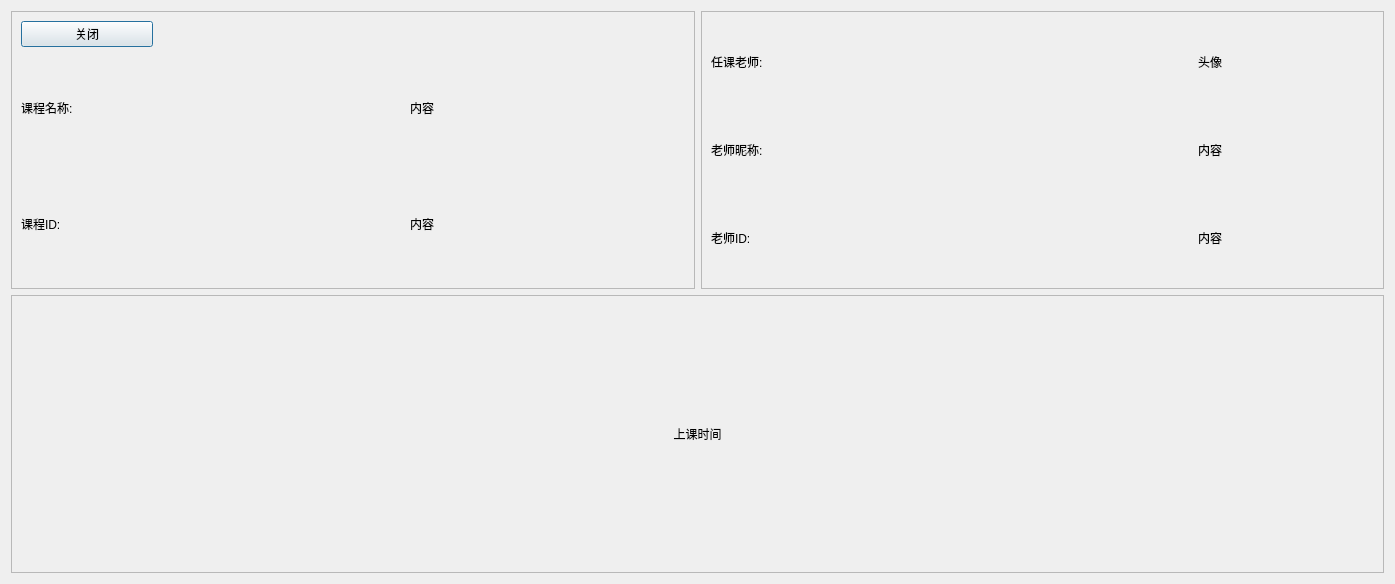
<?xml version="1.0" encoding="UTF-8"?>
<ui version="4.0">
 <class>zgnep_courseItemShow</class>
 <widget class="QDialog" name="zgnep_courseItemShow">
  <property name="geometry">
   <rect>
    <x>0</x>
    <y>0</y>
    <width>1395</width>
    <height>584</height>
   </rect>
  </property>
  <property name="windowTitle">
   <string>Dialog</string>
  </property>
  <layout class="QGridLayout" name="gridLayout">
   <item row="0" column="0">
    <widget class="QFrame" name="frame">
     <property name="frameShape">
      <enum>QFrame::StyledPanel</enum>
     </property>
     <property name="frameShadow">
      <enum>QFrame::Raised</enum>
     </property>
     <layout class="QGridLayout" name="gridLayout_3" rowstretch="0,0,0" columnstretch="1,4">
      <item row="2" column="1">
       <widget class="QLabel" name="labelCourseID">
        <property name="text">
         <string>内容</string>
        </property>
        <property name="alignment">
         <set>Qt::AlignCenter</set>
        </property>
       </widget>
      </item>
      <item row="2" column="0">
       <widget class="QLabel" name="label_2">
        <property name="text">
         <string>课程ID:</string>
        </property>
        <property name="alignment">
         <set>Qt::AlignLeading|Qt::AlignLeft|Qt::AlignVCenter</set>
        </property>
       </widget>
      </item>
      <item row="1" column="0">
       <widget class="QLabel" name="label">
        <property name="text">
         <string>课程名称:</string>
        </property>
        <property name="alignment">
         <set>Qt::AlignLeading|Qt::AlignLeft|Qt::AlignVCenter</set>
        </property>
       </widget>
      </item>
      <item row="1" column="1">
       <widget class="QLabel" name="labelCourseName">
        <property name="text">
         <string>内容</string>
        </property>
        <property name="alignment">
         <set>Qt::AlignCenter</set>
        </property>
       </widget>
      </item>
      <item row="0" column="0">
       <widget class="QPushButton" name="pushButton">
        <property name="text">
         <string>关闭</string>
        </property>
       </widget>
      </item>
     </layout>
    </widget>
   </item>
   <item row="2" column="0" colspan="2">
    <widget class="QFrame" name="frame_3">
     <property name="frameShape">
      <enum>QFrame::StyledPanel</enum>
     </property>
     <property name="frameShadow">
      <enum>QFrame::Raised</enum>
     </property>
     <layout class="QGridLayout" name="gridLayout_2">
      <item row="0" column="0">
       <widget class="QLabel" name="labelShowTime">
        <property name="text">
         <string>上课时间</string>
        </property>
        <property name="alignment">
         <set>Qt::AlignCenter</set>
        </property>
       </widget>
      </item>
     </layout>
    </widget>
   </item>
   <item row="0" column="1">
    <widget class="QFrame" name="frame_2">
     <property name="frameShape">
      <enum>QFrame::StyledPanel</enum>
     </property>
     <property name="frameShadow">
      <enum>QFrame::Raised</enum>
     </property>
     <layout class="QGridLayout" name="gridLayout_4" columnstretch="1,1">
      <item row="0" column="0">
       <widget class="QLabel" name="label_4">
        <property name="text">
         <string>任课老师:</string>
        </property>
       </widget>
      </item>
      <item row="2" column="1">
       <widget class="QLabel" name="labelTeacherID">
        <property name="text">
         <string>内容</string>
        </property>
        <property name="alignment">
         <set>Qt::AlignCenter</set>
        </property>
       </widget>
      </item>
      <item row="1" column="0">
       <widget class="QLabel" name="label_8">
        <property name="text">
         <string>老师昵称:</string>
        </property>
        <property name="alignment">
         <set>Qt::AlignLeading|Qt::AlignLeft|Qt::AlignVCenter</set>
        </property>
       </widget>
      </item>
      <item row="2" column="0">
       <widget class="QLabel" name="label_9">
        <property name="text">
         <string>老师ID:</string>
        </property>
       </widget>
      </item>
      <item row="0" column="1">
       <widget class="QLabel" name="labelTeacherImage">
        <property name="text">
         <string>头像</string>
        </property>
        <property name="alignment">
         <set>Qt::AlignCenter</set>
        </property>
       </widget>
      </item>
      <item row="1" column="1">
       <widget class="QLabel" name="label_teacherName">
        <property name="text">
         <string>内容</string>
        </property>
        <property name="alignment">
         <set>Qt::AlignCenter</set>
        </property>
       </widget>
      </item>
     </layout>
    </widget>
   </item>
  </layout>
 </widget>
 <resources/>
 <connections/>
</ui>
